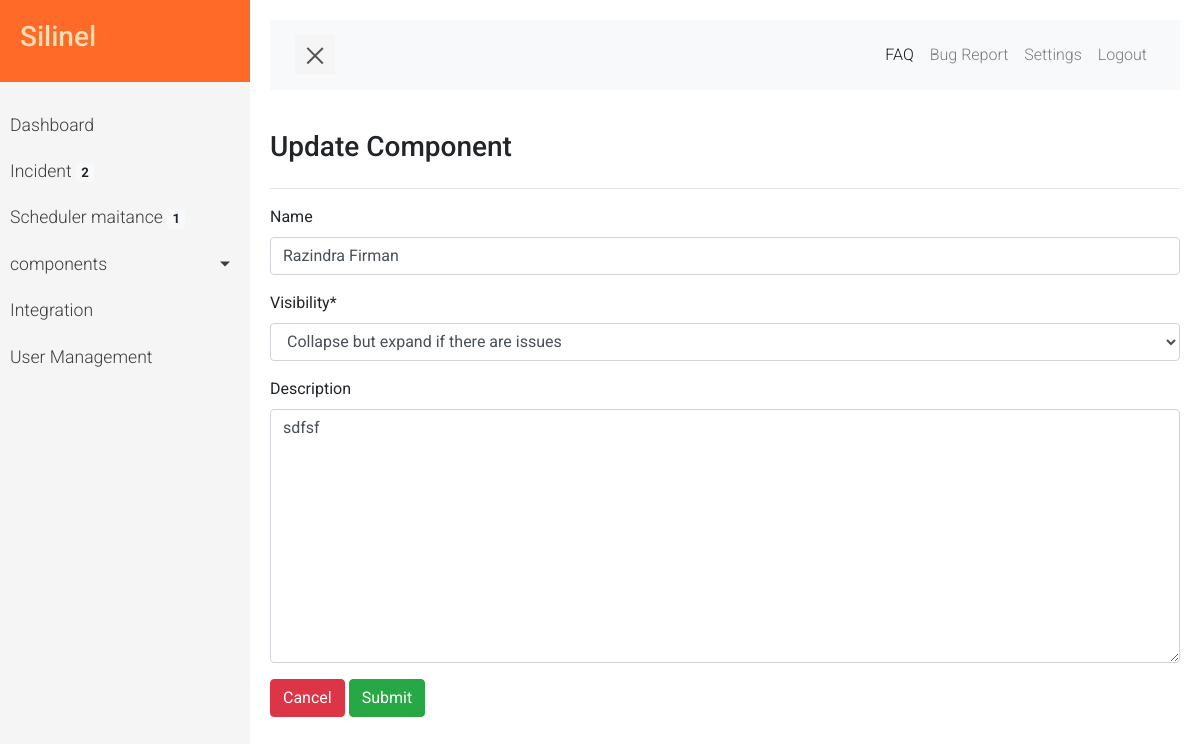
The app's page /dashboard/component/group/update/1 with its own data.
### silinell/models.py (models this page shows, shortened)
class component_group(models.Model):
    COLLAPSE_CHOICES = (
        ('Always expanded', 'Always expanded'),
        ('Always collapse', 'Always collapse'),
        ('Collapse but expand if there are issues', 'Collapse but expand if there are issues'),
    )
    name = models.CharField(max_length=40,blank=True)
    visibility = models.CharField(max_length=40,choices=COLLAPSE_CHOICES,default='Always expanded')
    Description =  models.TextField(max_length=300, blank=True)

### silinell/views.py (the view)
# urls.py: path('dashboard/component/group/update/<int:pk>', views.ComponentGroupUpdateView.as_view(), name='component-group_url_update'),
class ComponentGroupUpdateView(SuccessMessageMixin,UpdateView):
    model = component_group
    template_name = 'dashboard/component/update-component_group.html'
    form_class = FormComponentGroup
    success_url ="/dashboard/component/group"
    success_message = "%(name)s was update successfully"

### silinell/forms.py
class FormComponentGroup(forms.ModelForm):
    class Meta:
        model = component_group
        fields = '__all__'
        widget = {
        }

### silinell/views.py (called while the page is built)
def badgesnotif_processor(request):
  schedule_maintances = schedule_maintance.objects.all().count()
  incidents = incident.objects.all().count()
  componennya = component.objects.all().count()
  component_groups = component_group.objects.all().count()
  return {'incidents': incidents,'schedule_maintances':schedule_maintances,'component_groups':component_groups,'componennya':componennya}

### silinell/templates/dashboard/component/update-component_group.html
{% extends "dashboard/dashboard-base.html" %}
{% block content  %}
<div class="row">
<div class="col-md-6"><h3>Update Component</h3>
</div>
<div class="col-md-6">
</div>
</div>
<hr>
{% load static %}
<div class="">
{% include "dashboard/component/update-component_group-component.html" %}
</div>
{% endblock %}

### silinell/templates/dashboard/component/update-component_group-component.html (shortened to what this page needs)
{% load static %}
<form method="post">
{% load crispy_forms_tags %}
{{ form|crispy }}
<button type="reset" class="btn btn-danger" >Cancel</button>
<input class="btn btn-success"  type="submit"  value="Submit"  />
</form>

### records on screen
component_group: name "Razindra Firman", visibility "Collapse but expand if there are issues", Description "sdfsf"

### other values on screen
{{ incidents }} "2"
{{ schedule_maintances }} "1"
